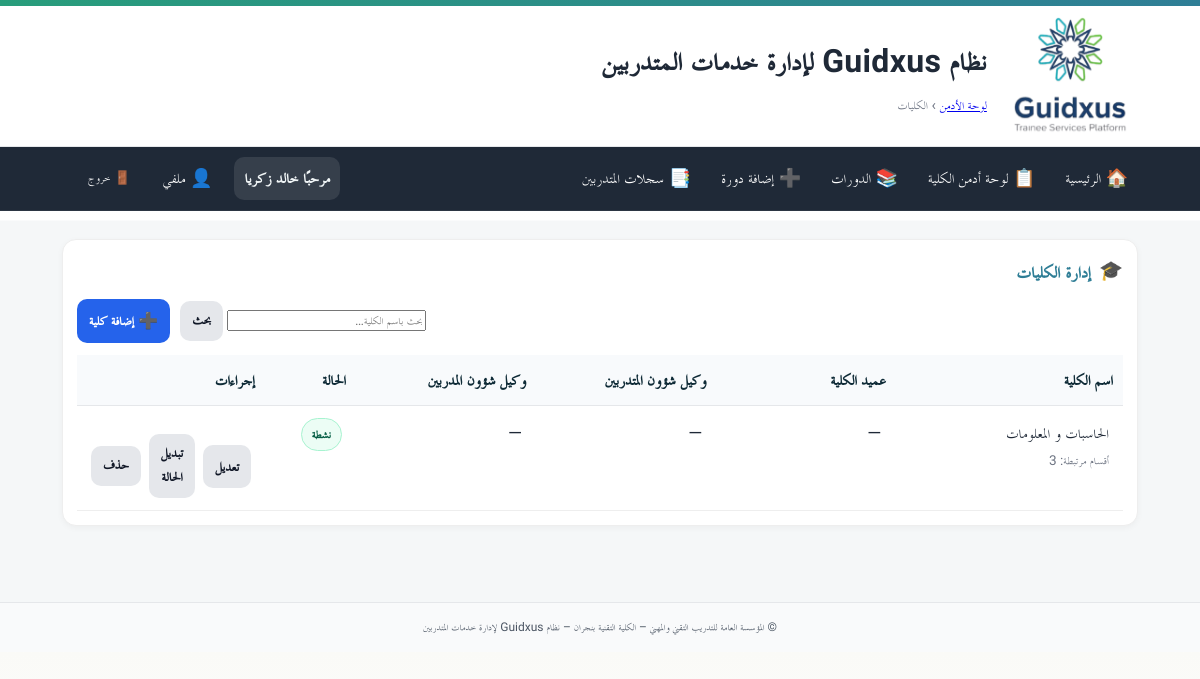
Page /admin/colleges/ (signed in) on the earlier database version.
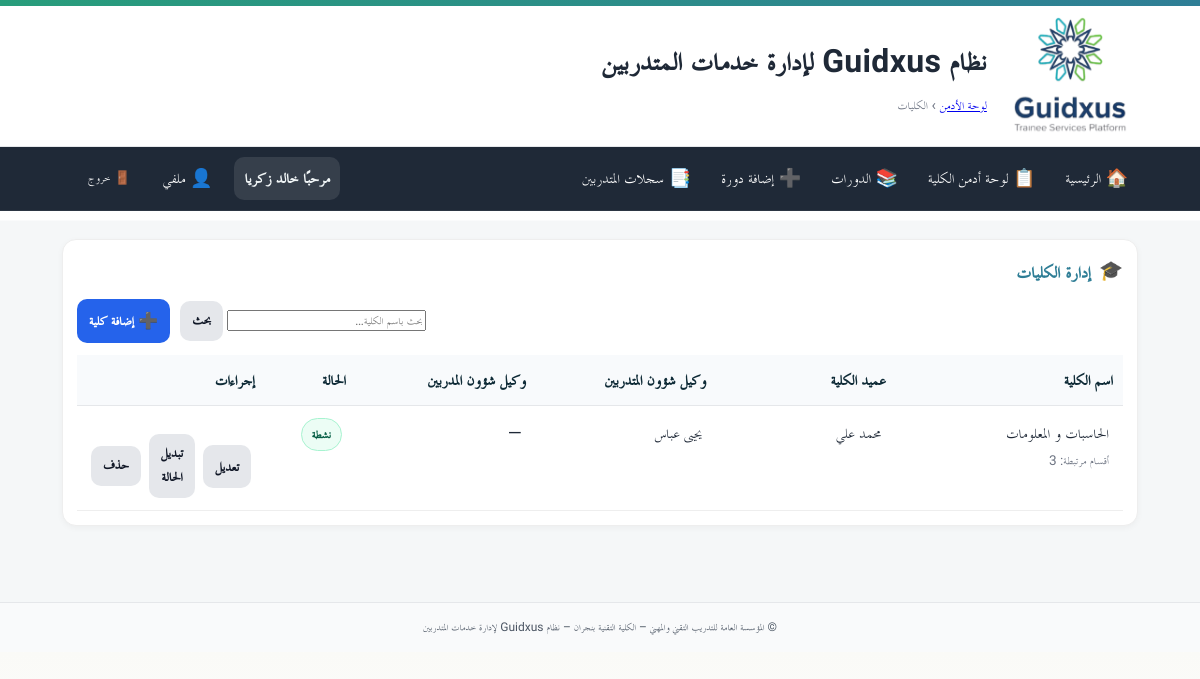
Same page on the later database version.
### app/models.py (models this page shows)
class College(Base):
    __tablename__ = "colleges"
    id = Column(Integer, primary_key=True, index=True)
    name = Column(String(255), nullable=False)
    name_en = Column(String(255), nullable=True)                 # إنجليزي للطباعة
    name_print_ar = Column(String(255), nullable=True)           # عربي للطباعة (جديد)
    dean_name = Column(String(255), nullable=True)
    vp_students_name = Column(String(255), nullable=True)
    vp_trainers_name = Column(String(255), nullable=True)
    dean_sign_path = Column(Text, nullable=True)
    vp_students_sign_path = Column(Text, nullable=True)
    students_affairs_stamp_path = Column(Text, nullable=True)
    is_active = Column(Boolean, nullable=False, default=False)
    created_at = Column(DateTime, server_default=func.now(), nullable=False)
    updated_at = Column(DateTime, server_default=func.now(), onupdate=func.now(), nullable=False)

### app/routers/admin_colleges.py (the view)
@router.get("")
@router.get("/")
def colleges_list(
    request: Request,
    admin=Depends(require_admin),
    db: Session = Depends(get_db),
    q: Optional[str] = None,
):
    current_user = get_current_user(request, db)
    if current_user and current_user.is_college_admin and current_user.college_admin_college:
        db_items: List[College] = (
            db.query(College)
            .filter(College.name == current_user.college_admin_college)
            .order_by(College.name.asc())
            .all()
        )
    else:
        db_items: List[College] = db.query(College).order_by(College.name.asc()).all()
    existing_norm = {normalize(c.name): c for c in db_items}
    dept_names = get_distinct_dept_colleges_norm(db)
    items: List[dict] = []
    for c in db_items:
        items.append({
            "id": c.id,
            "name": c.name,
            "name_en": getattr(c, "name_en", None),
            "name_print_ar": getattr(c, "name_print_ar", None),
            "dean_name": c.dean_name,
            "vp_students_name": c.vp_students_name,
            "vp_trainers_name": c.vp_trainers_name,
            "is_active": bool(c.is_active),
            "is_virtual": False,
            "dean_sign_path": getattr(c, "dean_sign_path", None),
            "vp_students_sign_path": getattr(c, "vp_students_sign_path", None),
            "students_affairs_stamp_path": getattr(c, "students_affairs_stamp_path", None),
        })
    if not (current_user and current_user.is_college_admin):
        for name in dept_names:
            if name not in existing_norm:
                items.append({
                    "id": None,
                    "name": name,
                    "name_en": None,
                    "name_print_ar": None,
                    "dean_name": None,
                    "vp_students_name": None,
                    "vp_trainers_name": None,
                    "is_active": False,
                    "is_virtual": True,
                    "dean_sign_path": None,
                    "vp_students_sign_path": None,
                    "students_affairs_stamp_path": None,
                })
    if q:
        ql = q.strip()
        items = [it for it in items if ql in it["name"]]
    items.sort(key=lambda x: normalize(x["name"]))
    dep_counts_norm = deps_count_map_norm(db)
    return templates.TemplateResponse(
        "admin/colleges_list.html",
        {
            "request": request,
            "items": items,
            "q": q or "",
            "dep_counts_norm": dep_counts_norm,
            "error": None,
        },
    )

### app/templates/admin/colleges_list.html (shortened to what this page needs)
{% extends "base.html" %}
{% block breadcrumb %}
  <a href="/admin/">لوحة الأدمن</a> › <span>الكليات</span>
{% endblock %}
{% block content %}
<div class="card">
  <div class="card-head">
    <div class="card-icon">🎓</div>
    <h3>إدارة الكليات</h3>
  </div>
  <div class="toolbar">
    <form class="grow" method="get" action="/admin/colleges">
      <input type="search" name="q" value="{{ q }}" placeholder="بحث باسم الكلية…">
      <button class="btn btn-secondary" type="submit">بحث</button>
    </form>
    {% if not current_user or not current_user.is_college_admin %}
    <a class="btn btn-primary" href="/admin/colleges/new">➕ إضافة كلية</a>
    {% else %}
    <button class="btn btn-primary" disabled>➕ إضافة كلية</button>
    {% endif %}
  </div>
  <div class="table-wrap">
    <table class="tbl">
      <thead>
        <tr>
          <th style="width:24%">اسم الكلية</th>
          <th style="width:19%">عميد الكلية</th>
          <th style="width:19%">وكيل شؤون المتدربين</th>
          <th style="width:19%">وكيل شؤون المدربين</th>
          <th style="width:9%">الحالة</th>
          <th style="width:10%">إجراءات</th>
        </tr>
      </thead>
      <tbody>
        {% for c in items %}
        {% set norm = c.name.strip().split()|join(' ') %}
        <tr>
          <td>
            {{ c.name }}
            {% if dep_counts_norm.get(norm) %}
              <div class="muted" style="font-size:.85rem">أقسام مرتبطة: {{ dep_counts_norm.get(norm) }}</div>
            {% endif %}
          </td>
          <td>{{ c.dean_name or '—' }}</td>
          <td>{{ c.vp_students_name or '—' }}</td>
          <td>{{ c.vp_trainers_name or '—' }}</td>
          <td>
            {% if not c.is_virtual and c.is_active %}
              <span class="badge badge-on">نشطة</span>
            {% else %}
              <span class="badge badge-off">{{ 'غير نشطة' if not c.is_virtual else 'غير مُسجّلة' }}</span>
            {% endif %}
          </td>
          <td class="actions">
            {% if c.is_virtual %}
              <a class="btn btn-secondary" href="/admin/colleges/new?name={{ c.name | urlencode }}">إكمال البيانات</a>
            {% else %}
              <a class="btn btn-secondary" href="/admin/colleges/{{ c.id }}/edit">تعديل</a>
              <form method="post" action="/admin/colleges/{{ c.id }}/toggle" style="display:inline">
                <button class="btn btn-secondary" type="submit">تبديل الحالة</button>
              </form>
              <form method="post" action="/admin/colleges/{{ c.id }}/delete" style="display:inline" onsubmit="return confirm('سيتم حذف الكلية نهائيًا. متابعة؟')">
                <button class="btn btn-secondary" type="submit">حذف</button>
              </form>
            {% endif %}
          </td>
        </tr>
        {% else %}
        <tr>
          <td colspan="6" class="muted">لا توجد كليات مطابقة.</td>
        </tr>
        {% endfor %}
      </tbody>
    </table>
  </div>
</div>
{% endblock %}

Differences in the rows shown:
changed College "الحاسبات و المعلومات": dean_name "—" → "محمد علي"; vp_students_name "—" → "يحيى عباس"
